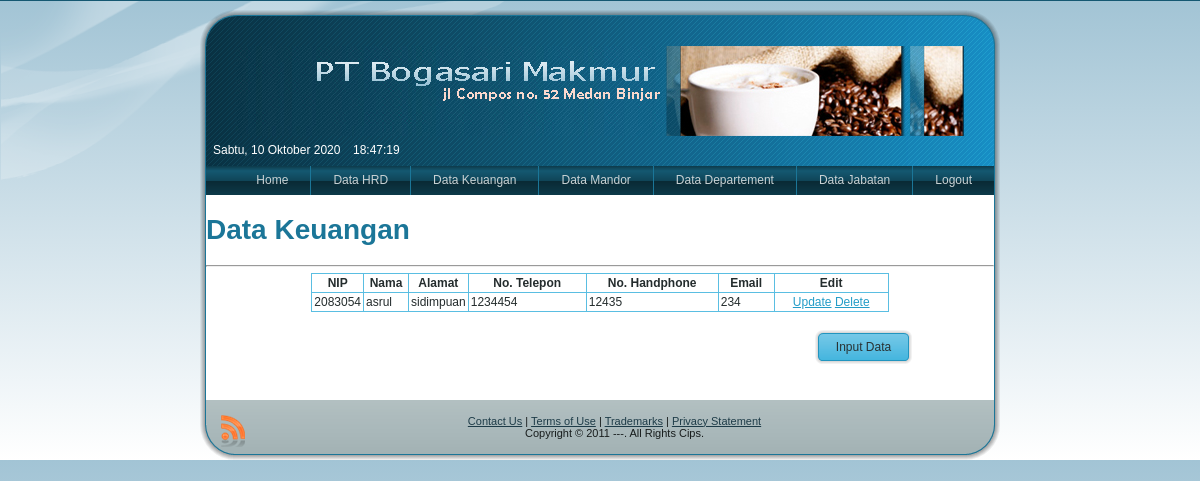
Screenshot of /penggajian3/uadmin.php?page=keuangan with the database file from the repository.
### tables this page shows
CREATE TABLE `keuangan` (
  `nip` varchar(15) NOT NULL,
  `nama_keuangan` varchar(50) NOT NULL,
  `alamat_keuangan` text NOT NULL,
  `telp_keuangan` varchar(15) NOT NULL,
  `hp_keuangan` varchar(12) NOT NULL,
  `email_keuangan` varchar(50) NOT NULL,
  PRIMARY KEY  (`nip`)
);

### penggajian3/system/admin/view_keuangan.php (the view, shortened to what this page needs)
<!DOCTYPE html PUBLIC "-//W3C//DTD XHTML 1.0 Transitional//EN" "http://www.w3.org/TR/xhtml1/DTD/xhtml1-transitional.dtd">
<html xmlns="http://www.w3.org/1999/xhtml">
<head>
</head>
<body>
<h1 align="left">Data Keuangan </h1>
<hr />
<table width="80%" border="0" align="center" class="tbls">
<tr>
    <td width="27"><div align="center"><strong>NIP</strong></div></td>
    <td width="40"><div align="center"><strong>Nama</strong></div></td>
    <td width="48"><div align="center"><strong>Alamat</strong></div></td>
    <td width="113"><div align="center"><strong>No. Telepon </strong></div></td>
    <td width="127"><div align="center"><strong>No. Handphone </strong></div></td>
    <td width="51"><div align="center"><strong>Email</strong></div></td>
    <td width="109"><div align="center"><strong>Edit</strong></div></td>
</tr>
<?php include"koneksi.php";
 $sql=mysql_query("select * from keuangan");
		 while($re=mysql_fetch_array($sql)){ ?>
			<tr align="left" valign="top">
				<td>
					<?php echo $re[nip] ?>				</td>
				<td>
					<?php echo $re[nama_keuangan] ?>			</td>
				<td>
					<?php echo $re[alamat_keuangan] ?>		</td>
                <td>
					<?php echo $re[telp_keuangan] ?>			</td>
                <td>
					<?php echo $re[hp_keuangan] ?>			</td>
				<td>
					<?php echo $re[email_keuangan] ?>			</td>
                <td align="center">
					<a href="?page=u-keuangan&id=<?php echo $re[nip]; ?>">Update</a>
					<a href="?page=keuangan&id=<?php echo $re[nip]; ?>" onClick="return confirm('Apakah Anda yakin menghapus data ini ?')">Delete</a>				</td>
			</tr>
		<?php }?>
</table>
<br>
<table width="80%" border="0" align="center">
  <tr>
    <td>    <div align="right">
<a class="Button" href="?page=t_keuangan">
     <span class="btn">
            <span class="l"></span>
            <span class="t">Input Data</span>
      </span>
</a></div>
</td>
  </tr>
</table>
<br/>
<br/>
?></body>
</html>

### penggajian3/style.css (style rules this page uses)
body { margin: 0 auto; padding: 0; background-color: #145871; }
body { font-family: Arial, Helvetica, Sans-Serif; font-size: 12px; font-style: normal; font-weight: normal; color: #242C2D; }
a { font-family: Arial, Helvetica, Sans-Serif; text-decoration: underline; color: #239CC7; }
a:link { font-family: Arial, Helvetica, Sans-Serif; text-decoration: underline; color: #239CC7; }
h1, h2, h3, h4, h5, h6, h1 a, h2 a, h3 a, h4 a, h5 a, h6 a h1 a:hover, h2 a:hover, h3 a:hover, h4 a:hover, h5 a:hover, h6 a:hover h1 a:visited, h2 a:visited, h3 a:visited, h4 a:visited, h5 a:visited, h6 a:visited { font-weight: normal; font-style: normal; text-decoration: none; }
h1, h1 a, h1 a:link, h1 a:visited, h1 a:hover { font-family: Arial, Helvetica, Sans-Serif; font-size: 28px; font-style: normal; font-weight: bold; text-align: left; color: #1B7698; }
.Button { display:inline-block; width: auto; outline:none; border:none; background:none; line-height:34px; margin:0; padding:0; overflow: visible; cursor: default; text-decoration: none !important; z-index:0; }
.Button .btn { display:block; position:relative; float:left; height: 34px; overflow:hidden; white-space: nowrap; width: auto; color: #293233; }
.Button .btn .t { display:block; height: 34px; font-family: Arial, Helvetica, Sans-Serif; font-size: 12px; font-style: normal; font-weight: normal; white-space: nowrap; text-align: left; padding: 0 21px; line-height: 34px; text-decoration: none !important; }
.Button .btn .l, .Button .btn .r { display:block; position:absolute; z-index:-1; height: 102px; background-image: url('images/Button.png'); }
.Button .btn .l { left:0; right:11px; }

### penggajian3/uadmin.php (style rules this page uses)
.tbls table, table.tbls { border-collapse: collapse; margin: 1px; width:auto; }
.tbls table, table.tbls .tbls tr, .tbls th, .tbls td { background-color:Transparent; }
.tbls th, .tbls td { padding: 2px; border: solid 1px #5ABEE2; vertical-align: top; }
#all { background: -webkit-gradient(linear, left top, left bottom, from(#a2c4d5), to(#ffffff)); background: -moz-linear-gradient(top, #a2c4d5, #ffffff) no-repeat; filter: progid:DXImageTransform.Microsoft.gradient(startColorstr='#a2c4d5', endColorstr='#ffffff'); -ms-filter: progid:DXImageTransform.Microsoft.gradient(startColorstr='#a2c4d5', endColorstr='#ffffff'); }

### rows the page displays
keuangan: nip "2083054", nama_keuangan "asrul", alamat_keuangan "sidimpuan", telp_keuangan "1234454", hp_keuangan "12435", email_keuangan "234"
